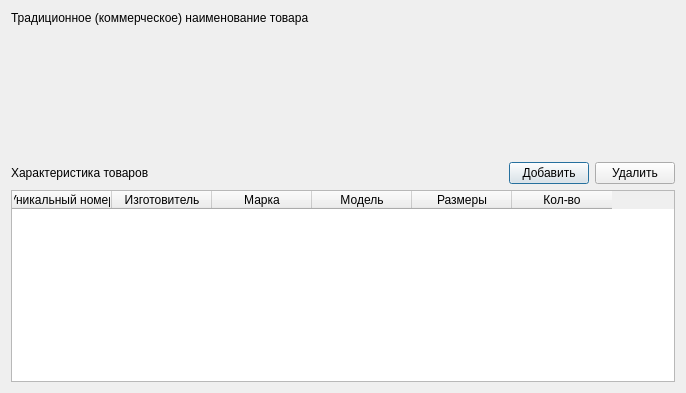
<?xml version="1.0" encoding="UTF-8"?>
<ui version="4.0">
 <class>GoodsDialog</class>
 <widget class="QDialog" name="GoodsDialog">
  <property name="geometry">
   <rect>
    <x>0</x>
    <y>0</y>
    <width>686</width>
    <height>393</height>
   </rect>
  </property>
  <property name="windowTitle">
   <string>Список товаров</string>
  </property>
  <layout class="QHBoxLayout" name="horizontalLayout_3">
   <item>
    <layout class="QVBoxLayout" name="verticalLayout">
     <item>
      <widget class="QLabel" name="label">
       <property name="text">
        <string>Традиционное (коммерческое) наименование товара</string>
       </property>
      </widget>
     </item>
     <item>
      <widget class="QStackedWidget" name="stackedWidget"/>
     </item>
     <item>
      <layout class="QHBoxLayout" name="horizontalLayout">
       <item>
        <widget class="QLabel" name="label_2">
         <property name="text">
          <string>Характеристика товаров</string>
         </property>
        </widget>
       </item>
       <item>
        <spacer name="horizontalSpacer">
         <property name="orientation">
          <enum>Qt::Horizontal</enum>
         </property>
         <property name="sizeType">
          <enum>QSizePolicy::Expanding</enum>
         </property>
         <property name="sizeHint" stdset="0">
          <size>
           <width>40</width>
           <height>20</height>
          </size>
         </property>
        </spacer>
       </item>
       <item>
        <widget class="QPushButton" name="pushButton">
         <property name="text">
          <string>Добавить</string>
         </property>
        </widget>
       </item>
       <item>
        <widget class="QPushButton" name="pushButton_2">
         <property name="text">
          <string>Удалить</string>
         </property>
        </widget>
       </item>
      </layout>
     </item>
     <item>
      <widget class="QTableWidget" name="tableWidget">
       <column>
        <property name="text">
         <string>Уникальный номер</string>
        </property>
       </column>
       <column>
        <property name="text">
         <string>Изготовитель</string>
        </property>
       </column>
       <column>
        <property name="text">
         <string>Марка</string>
        </property>
       </column>
       <column>
        <property name="text">
         <string>Модель</string>
        </property>
       </column>
       <column>
        <property name="text">
         <string>Размеры</string>
        </property>
       </column>
       <column>
        <property name="text">
         <string>Кол-во</string>
        </property>
       </column>
      </widget>
     </item>
    </layout>
   </item>
  </layout>
 </widget>
 <resources/>
 <connections/>
</ui>
